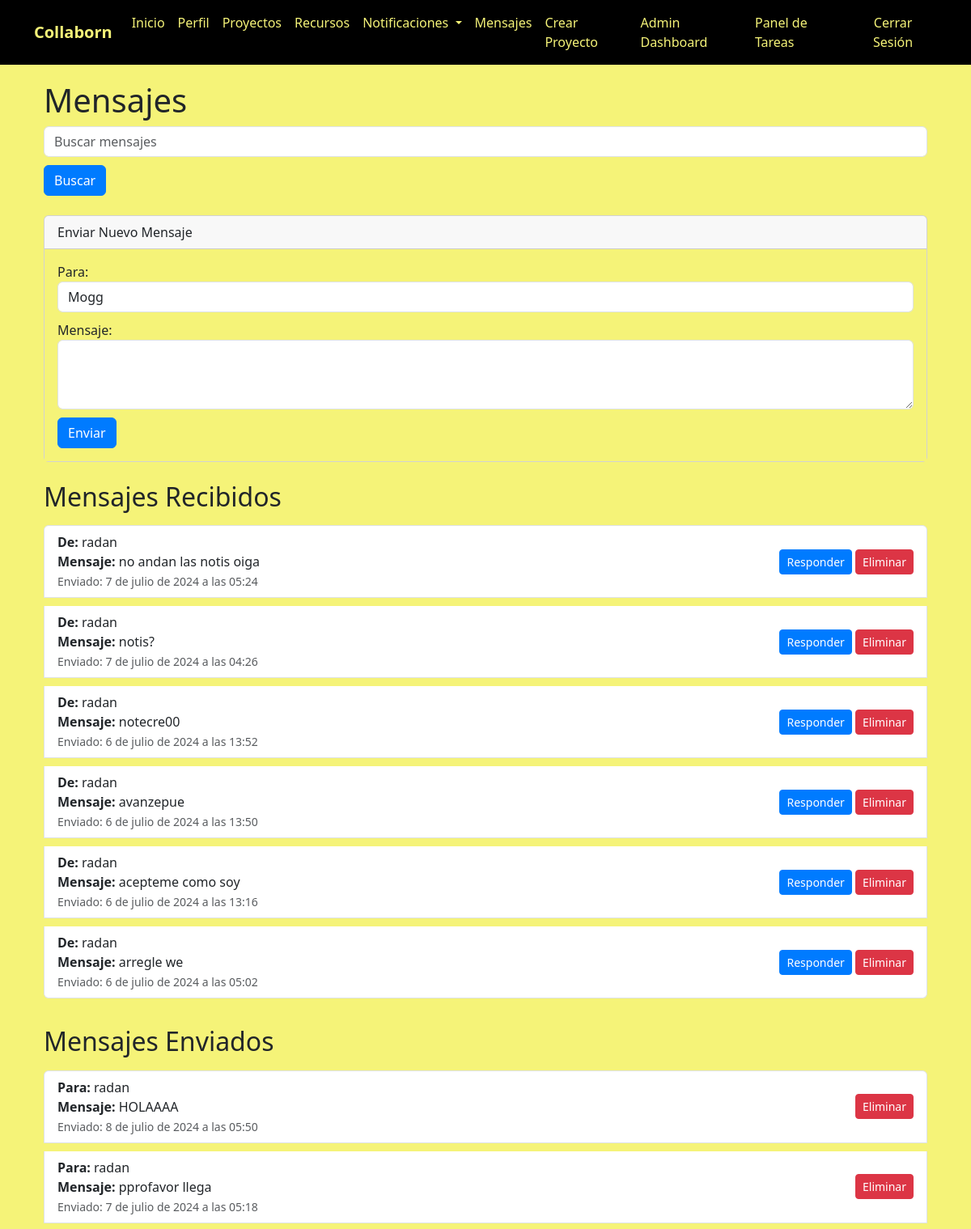
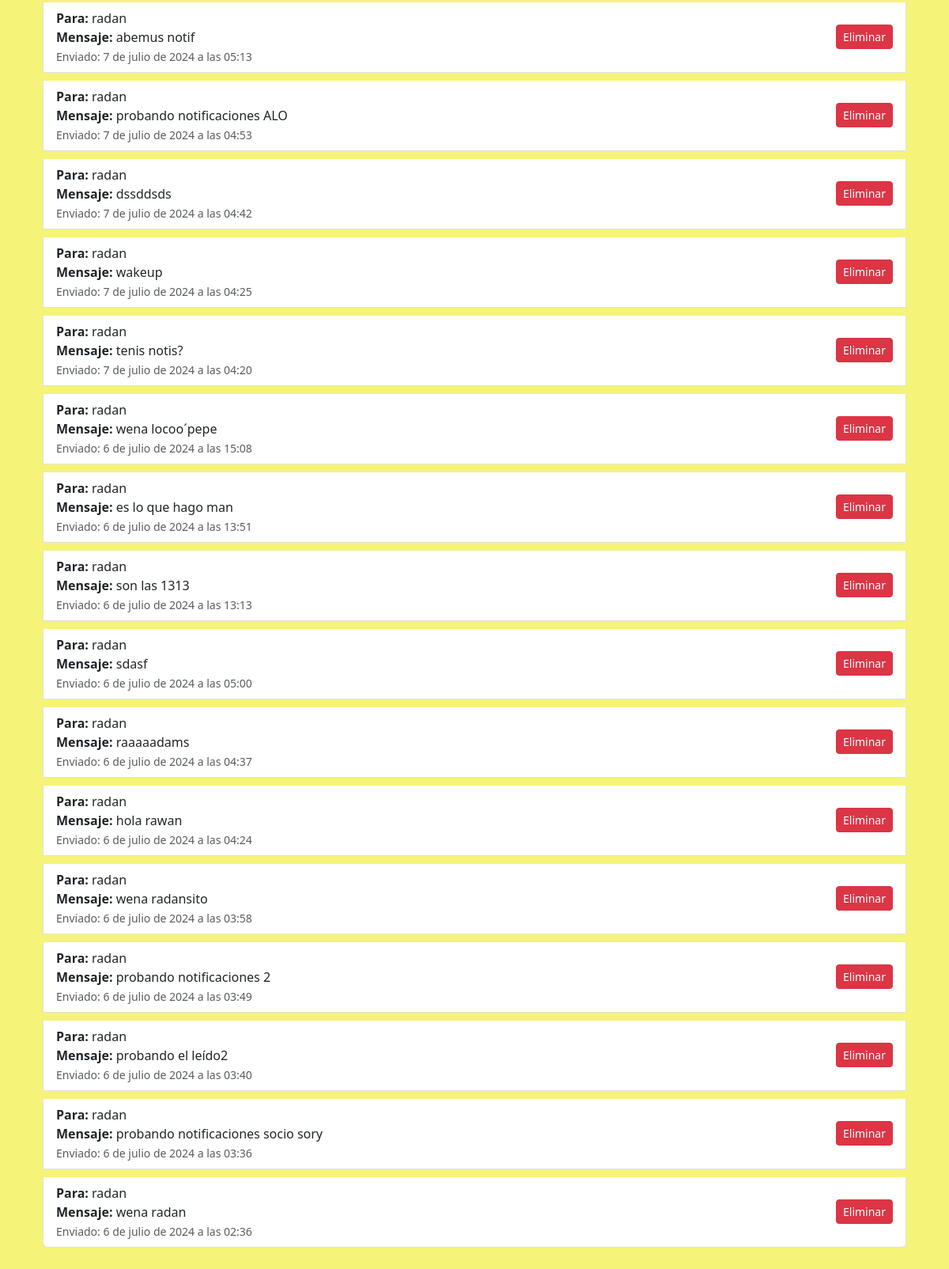
The page /mensajes/ (signed in) on the database as committed earlier (2 pictures, top to bottom).
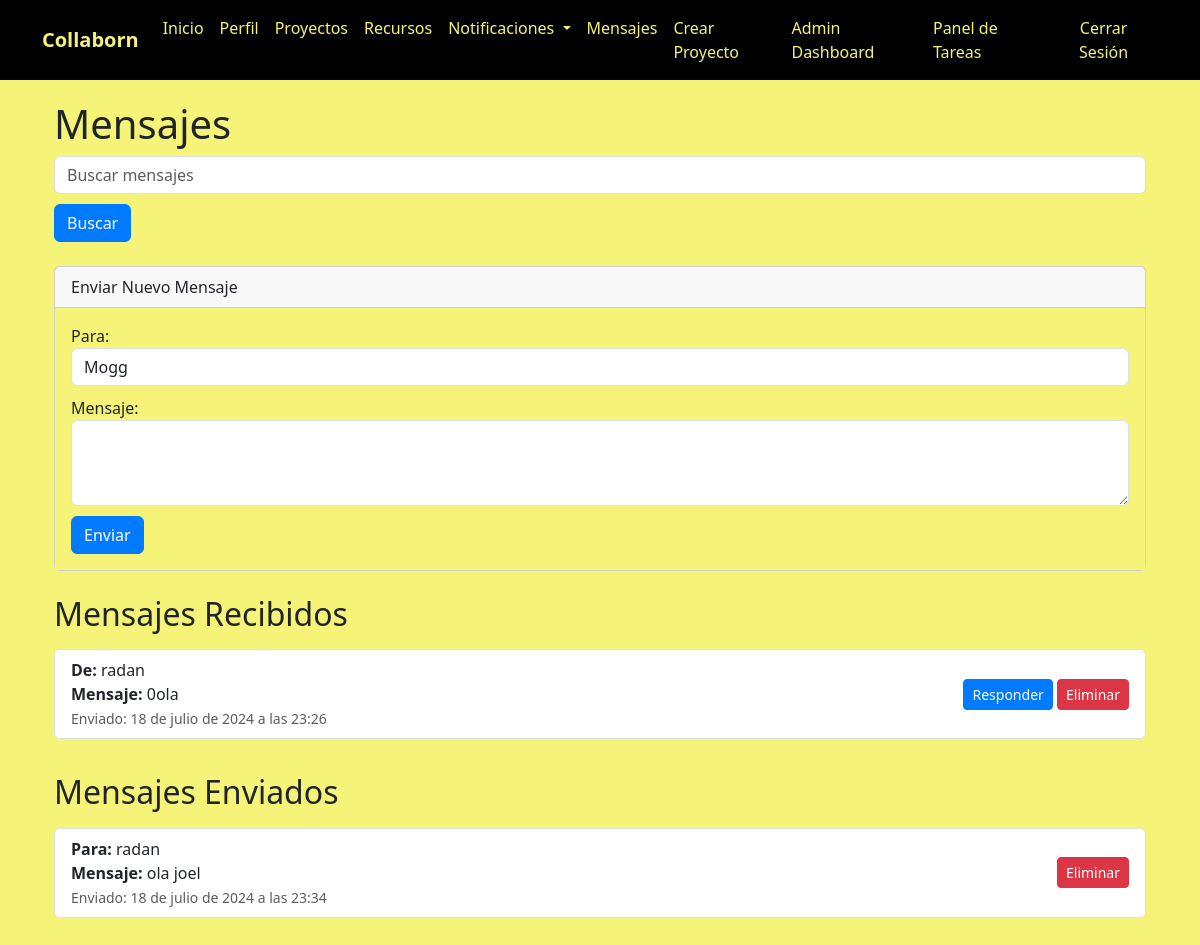
The same page on the database as committed later.
### myapp/models.py (models this page shows, shortened)
class Mensaje(models.Model):
    emisor = models.ForeignKey(User, on_delete=models.CASCADE, related_name='mensajes_enviados')
    receptor = models.ForeignKey(User, on_delete=models.CASCADE, related_name='mensajes_recibidos')
    contenido = models.TextField()
    leido = models.BooleanField(default=False)
    fecha_envio = models.DateTimeField(auto_now_add=True)

### myapp/views.py (the view)
# urls.py: path('mensajes/', views.listar_mensajes, name='listar_mensajes'),
@login_required
def listar_mensajes(request):
    query = request.GET.get('q')
    if query:
        mensajes_recibidos = Mensaje.objects.filter(receptor=request.user, contenido__icontains=query).order_by('-fecha_envio')
        mensajes_enviados = Mensaje.objects.filter(emisor=request.user, contenido__icontains=query).order_by('-fecha_envio')
    else:
        mensajes_recibidos = Mensaje.objects.filter(receptor=request.user).order_by('-fecha_envio')
        mensajes_enviados = Mensaje.objects.filter(emisor=request.user).order_by('-fecha_envio')
    mensajes_recibidos.update(leido=True)
    return render(request, 'myapp/listar_mensajes.html', {
        'mensajes_recibidos': mensajes_recibidos,
        'mensajes_enviados': mensajes_enviados,
        'users': User.objects.exclude(id=request.user.id),
        'query': query
    })

### myapp/templates/myapp/listar_mensajes.html (shortened to what this page needs)
{% extends 'myapp/base.html' %}
{% block content %}
<div class="container mt-5">
    <h1>Mensajes</h1>
    <form method="get" class="form-inline mb-4">
        <input type="text" name="q" class="form-control mr-2" placeholder="Buscar mensajes" value="{{ query|default:'' }}">
        <button type="submit" class="btn btn-primary">Buscar</button>
    </form>
    <div class="card mb-4">
        <div class="card-header">
            Enviar Nuevo Mensaje
        </div>
        <div class="card-body">
            <form method="post" action="{% url 'enviar_mensaje' %}">
                <div class="form-group">
                    <label for="receptor">Para:</label>
                    <select name="receptor" id="receptor" class="form-control">
                        {% for user in users %}
                        <option value="{{ user.id }}">{{ user.username }}</option>
                        {% endfor %}
                    </select>
                </div>
                <div class="form-group">
                    <label for="contenido">Mensaje:</label>
                    <textarea name="contenido" id="contenido" class="form-control" rows="3" required></textarea>
                </div>
                <button type="submit" class="btn btn-primary">Enviar</button>
            </form>
        </div>
    </div>
    <h2 class="mb-3">Mensajes Recibidos</h2>
    {% if mensajes_recibidos %}
    <div class="list-group mb-4">
        {% for mensaje in mensajes_recibidos %}
        <div class="list-group-item {% if not mensaje.leido %}font-weight-bold{% endif %}">
            <div class="d-flex justify-content-between align-items-center">
                <div>
                    <strong>De:</strong> {{ mensaje.emisor.username }}<br>
                    <strong>Mensaje:</strong> {{ mensaje.contenido }}<br>
                    <small class="text-muted">Enviado: {{ mensaje.fecha_envio }}</small>
                </div>
                <div>
                    <a href="#" class="btn btn-sm btn-primary responder-btn" data-emisor-id="{{ mensaje.emisor.id }}">Responder</a>
                    <button type="button" class="btn btn-sm btn-danger" data-toggle="modal" data-target="#confirmDeleteModal" data-mensaje-id="{{ mensaje.id }}">Eliminar</button>
                </div>
            </div>
        </div>
        {% endfor %}
    </div>
    {% else %}
    <div class="alert alert-info">No tienes mensajes recibidos.</div>
    {% endif %}
    <h2 class="mb-3">Mensajes Enviados</h2>
    {% if mensajes_enviados %}
    <div class="list-group mb-4">
        {% for mensaje in mensajes_enviados %}
        <div class="list-group-item">
            <div class="d-flex justify-content-between align-items-center">
                <div>
                    <strong>Para:</strong> {{ mensaje.receptor.username }}<br>
                    <strong>Mensaje:</strong> {{ mensaje.contenido }}<br>
                    <small class="text-muted">Enviado: {{ mensaje.fecha_envio }}</small>
                </div>
                <div>
                    <button type="button" class="btn btn-sm btn-danger" data-toggle="modal" data-target="#confirmDeleteModal" data-mensaje-id="{{ mensaje.id }}">Eliminar</button>
                </div>
            </div>
        </div>
        {% endfor %}
    </div>
    {% else %}
    <div class="alert alert-info">No has enviado mensajes.</div>
    {% endif %}
</div>
{% endblock %}

Rows that differ between the two databases and show on the page:
removed Mensaje: emisor.username "radan", contenido "no andan las notis oiga", fecha_envio "7 de julio de 2024 a las 05:24", shown under "Mensajes Recibidos"
removed Mensaje: emisor.username "radan", contenido "notis?", fecha_envio "7 de julio de 2024 a las 04:26", shown under "Mensajes Recibidos"
removed Mensaje: emisor.username "radan", contenido "notecre00", fecha_envio "6 de julio de 2024 a las 13:52", shown under "Mensajes Recibidos"
removed Mensaje: emisor.username "radan", contenido "avanzepue", fecha_envio "6 de julio de 2024 a las 13:50", shown under "Mensajes Recibidos"
removed Mensaje: emisor.username "radan", contenido "acepteme como soy", fecha_envio "6 de julio de 2024 a las 13:16", shown under "Mensajes Recibidos"
removed Mensaje: emisor.username "radan", contenido "arregle we", fecha_envio "6 de julio de 2024 a las 05:02", shown under "Mensajes Recibidos"
removed Mensaje: receptor.username "radan", contenido "HOLAAAA", fecha_envio "8 de julio de 2024 a las 05:50", shown under "Mensajes Enviados"
removed Mensaje: receptor.username "radan", contenido "pprofavor llega", fecha_envio "7 de julio de 2024 a las 05:18", shown under "Mensajes Enviados"
removed Mensaje: receptor.username "radan", contenido "abemus notif", fecha_envio "7 de julio de 2024 a las 05:13", shown under "Mensajes Enviados"
removed Mensaje: receptor.username "radan", contenido "probando notificaciones ALO", fecha_envio "7 de julio de 2024 a las 04:53", shown under "Mensajes Enviados"
removed Mensaje: receptor.username "radan", contenido "dssddsds", fecha_envio "7 de julio de 2024 a las 04:42", shown under "Mensajes Enviados"
removed Mensaje: receptor.username "radan", contenido "wakeup", fecha_envio "7 de julio de 2024 a las 04:25", shown under "Mensajes Enviados"
removed Mensaje: receptor.username "radan", contenido "tenis notis?", fecha_envio "7 de julio de 2024 a las 04:20", shown under "Mensajes Enviados"
removed Mensaje: receptor.username "radan", contenido "wena locoo´pepe", fecha_envio "6 de julio de 2024 a las 15:08", shown under "Mensajes Enviados"
removed Mensaje: receptor.username "radan", contenido "es lo que hago man", fecha_envio "6 de julio de 2024 a las 13:51", shown under "Mensajes Enviados"
removed Mensaje: receptor.username "radan", contenido "son las 1313", fecha_envio "6 de julio de 2024 a las 13:13", shown under "Mensajes Enviados"
removed Mensaje: receptor.username "radan", contenido "sdasf", fecha_envio "6 de julio de 2024 a las 05:00", shown under "Mensajes Enviados"
removed Mensaje: receptor.username "radan", contenido "raaaaadams", fecha_envio "6 de julio de 2024 a las 04:37", shown under "Mensajes Enviados"
removed Mensaje: receptor.username "radan", contenido "hola rawan", fecha_envio "6 de julio de 2024 a las 04:24", shown under "Mensajes Enviados"
removed Mensaje: receptor.username "radan", contenido "wena radansito", fecha_envio "6 de julio de 2024 a las 03:58", shown under "Mensajes Enviados"
removed Mensaje: receptor.username "radan", contenido "probando notificaciones 2", fecha_envio "6 de julio de 2024 a las 03:49", shown under "Mensajes Enviados"
removed Mensaje: receptor.username "radan", contenido "probando el leído2", fecha_envio "6 de julio de 2024 a las 03:40", shown under "Mensajes Enviados"
removed Mensaje: receptor.username "radan", contenido "probando notificaciones socio sory", fecha_envio "6 de julio de 2024 a las 03:36", shown under "Mensajes Enviados"
removed Mensaje: receptor.username "radan", contenido "wena radan", fecha_envio "6 de julio de 2024 a las 02:36", shown under "Mensajes Enviados"
added Mensaje: emisor.username "radan", contenido "0ola", fecha_envio "18 de julio de 2024 a las 23:26", shown under "Mensajes Recibidos"
added Mensaje: receptor.username "radan", contenido "ola joel", fecha_envio "18 de julio de 2024 a las 23:34", shown under "Mensajes Enviados"
